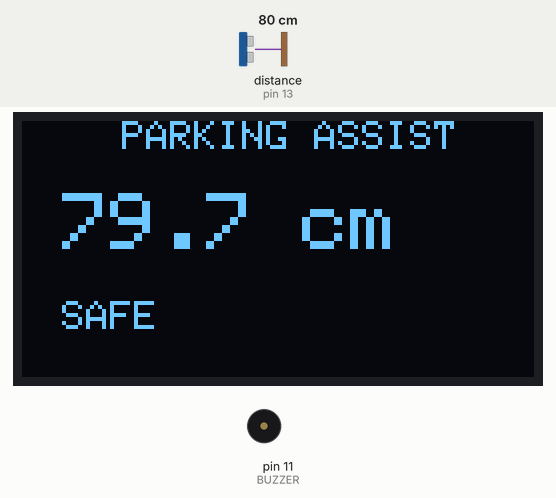
This sketch was run on a simulated Arduino Uno, built with avr-gcc and run on an emulated ATmega328P. On the bench: 128×64 one-colour display, buzzer (waves = sounding). Wiring (inferred from the names in the program): ultrasonic range finder: trigger A0; echo pin 13. The test bench sets the inputs (shaded band); at power-on: distance to the obstacle (sensor on pin 13) 80 cm. The echo pulse lasts 58.3 µs per cm.

Above: at 3.2 s.
3.3 s: distance to the obstacle (sensor on pin 13) set to 43 cm
At 4.4 s:
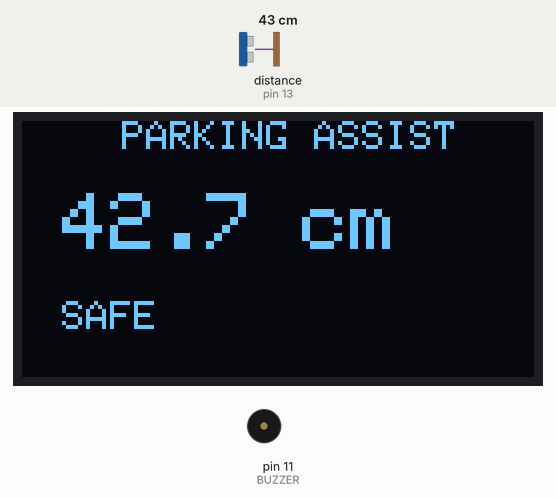
4.8 s: distance to the obstacle (sensor on pin 13) set to 37 cm
At 5.51 s:
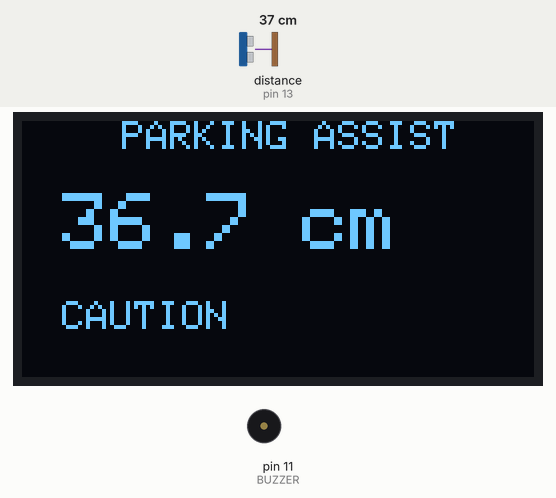
6.8 s: distance to the obstacle (sensor on pin 13) set to 23 cm
At 7.45 s:
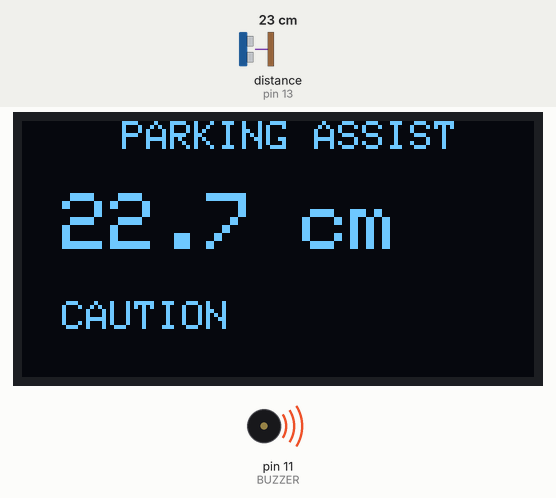
8.8 s: distance to the obstacle (sensor on pin 13) set to 19 cm
At 9.38 s:
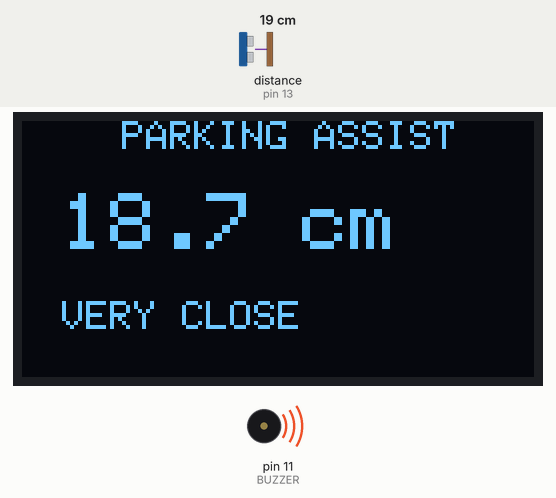
11.0 s: distance to the obstacle (sensor on pin 13) set to 12 cm
At 11.5 s:
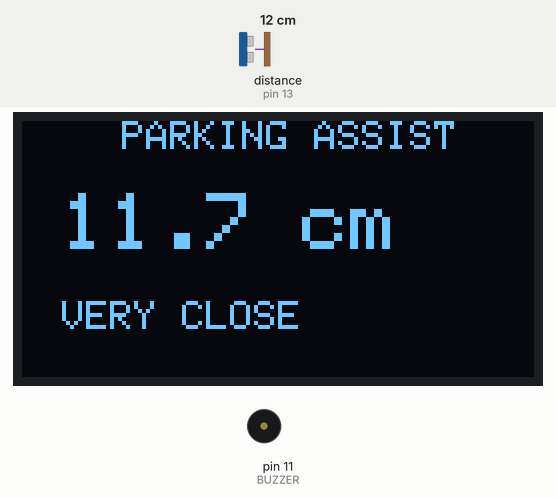
12.7 s: distance to the obstacle (sensor on pin 13) set to 9 cm
At 13.8 s:
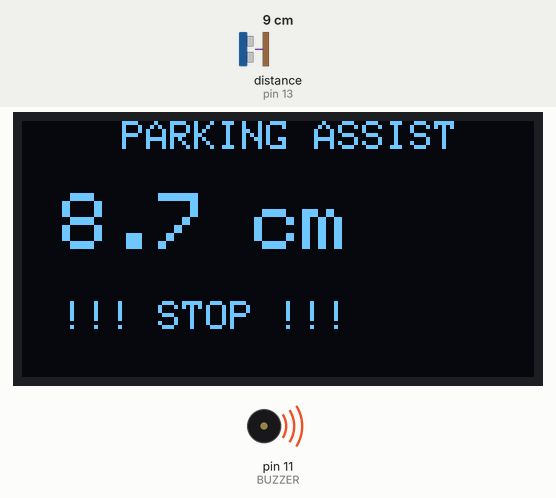
Timing chart, 0 to 15.2 s (numbered marks = the images above; inputs shaded):
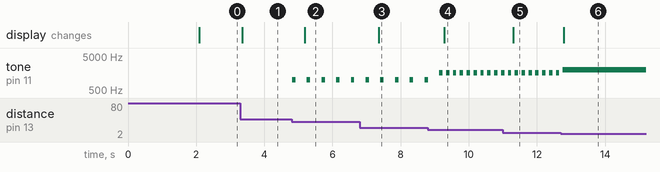

The sketch:

PARKING_ALERT.ino
```cpp
#include <Wire.h>
#include <Adafruit_GFX.h>
#include <Adafruit_SSD1306.h>

#define SCREEN_WIDTH 128
#define SCREEN_HEIGHT 64

Adafruit_SSD1306 display(SCREEN_WIDTH, SCREEN_HEIGHT, &Wire, -1);

// Ultrasonic
#define TRIG_PIN A0
#define ECHO_PIN 13

// Buzzer
#define BUZZER 11

float distance;
long duration;

void setup() {

  pinMode(TRIG_PIN, OUTPUT);
  pinMode(ECHO_PIN, INPUT);
  pinMode(BUZZER, OUTPUT);

  Serial.begin(9600);

  if (!display.begin(SSD1306_SWITCHCAPVCC, 0x3C)) {
    while (true);
  }

  display.clearDisplay();
  display.setTextColor(SSD1306_WHITE);

  display.setTextSize(2);
  display.setCursor(15, 5);
  display.println("PARKING");

  display.setCursor(20, 30);
  display.println("ASSIST");

  display.display();

  delay(2000);
}

void loop() {

  // Send ultrasonic pulse
  digitalWrite(TRIG_PIN, LOW);
  delayMicroseconds(2);

  digitalWrite(TRIG_PIN, HIGH);
  delayMicroseconds(10);

  digitalWrite(TRIG_PIN, LOW);

  // Read echo
  duration = pulseIn(ECHO_PIN, HIGH, 30000);

  if (duration == 0) {
    distance = 999;
  }
  else {
    distance = duration * 0.0343 / 2;
  }

  display.clearDisplay();

  // Title
  display.setTextSize(1);
  display.setCursor(25, 0);
  display.println("PARKING ASSIST");

  // Distance
  display.setTextSize(2);
  display.setCursor(10, 18);

  if (distance >= 100) {
    display.print("---");
  }
  else {
    display.print(distance, 1);
  }

  display.print(" cm");

  // Status
  display.setTextSize(1);
  display.setCursor(10, 45);

  if (distance <= 10) {

    display.println("!!! STOP !!!");

    tone(BUZZER, 2000);

  }
  else if (distance <= 20) {

    display.println("VERY CLOSE");

    tone(BUZZER, 1600, 100);
    delay(120);

  }
  else if (distance <= 40) {

    display.println("CAUTION");

    tone(BUZZER, 1000, 100);
    delay(350);

  }
  else {

    display.println("SAFE");

    noTone(BUZZER);
  }

  display.display();

  delay(50);
}
```

Measured:
- the behaviour switches between 41 and 40 cm on distance to the obstacle (sensor on pin 13) (found by bisection; images 1 and 2)
- the behaviour switches between 21 and 20 cm on distance to the obstacle (sensor on pin 13) (found by bisection; images 3 and 4)
- the behaviour switches between 11 and 10 cm on distance to the obstacle (sensor on pin 13) (found by bisection; images 5 and 6)
- after the input at 3.3 s, the display: changes after 0.06 s (image 1)
- after the input at 4.8 s, tone on pin 11 (BUZZER): alternates 1000 Hz for 0.10 s and silent for 0.33 s, starting at once; the display: changes after 0.39 s (image 2)
- after the input at 6.8 s, the display: changes after 0.55 s (image 3)
- after the input at 8.8 s, the display: changes after 0.48 s (image 4)
- after the input at 11.0 s, the display: changes after 0.30 s (image 5)
- after the input at 12.7 s, the display: changes after 0.09 s (image 6)
